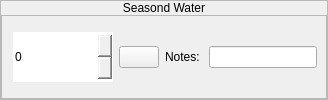
              <widget class="QFrame" name="orderFrame7">
               <property name="sizePolicy">
                <sizepolicy hsizetype="Preferred" vsizetype="Fixed">
                 <horstretch>0</horstretch>
                 <verstretch>0</verstretch>
                </sizepolicy>
               </property>
               <property name="minimumSize">
                <size>
                 <width>0</width>
                 <height>90</height>
                </size>
               </property>
               <property name="frameShape">
                <enum>QFrame::StyledPanel</enum>
               </property>
               <property name="frameShadow">
                <enum>QFrame::Raised</enum>
               </property>
               <layout class="QVBoxLayout" name="verticalLayout_22">
                <property name="spacing">
                 <number>0</number>
                </property>
                <property name="leftMargin">
                 <number>0</number>
                </property>
                <property name="topMargin">
                 <number>0</number>
                </property>
                <property name="rightMargin">
                 <number>0</number>
                </property>
                <property name="bottomMargin">
                 <number>0</number>
                </property>
                <item>
                 <widget class="QLabel" name="order7Label">
                  <property name="sizePolicy">
                   <sizepolicy hsizetype="Preferred" vsizetype="Fixed">
                    <horstretch>0</horstretch>
                    <verstretch>0</verstretch>
                   </sizepolicy>
                  </property>
                  <property name="styleSheet">
                   <string notr="true">font: 20pt &quot;Footlight MT Light&quot;;
color: black;</string>
                  </property>
                  <property name="text">
                   <string>Seasond Water</string>
                  </property>
                  <property name="alignment">
                   <set>Qt::AlignCenter</set>
                  </property>
                 </widget>
                </item>
                <item>
                 <widget class="QFrame" name="order7Btns">
                  <property name="frameShape">
                   <enum>QFrame::StyledPanel</enum>
                  </property>
                  <property name="frameShadow">
                   <enum>QFrame::Raised</enum>
                  </property>
                  <layout class="QHBoxLayout" name="horizontalLayout_22">
                   <property name="leftMargin">
                    <number>11</number>
                   </property>
                   <property name="topMargin">
                    <number>0</number>
                   </property>
                   <property name="bottomMargin">
                    <number>0</number>
                   </property>
                   <item>
                    <widget class="QSpinBox" name="order7Qty">
                     <property name="minimumSize">
                      <size>
                       <width>100</width>
                       <height>50</height>
                      </size>
                     </property>
                     <property name="maximumSize">
                      <size>
                       <width>100</width>
                       <height>16777215</height>
                      </size>
                     </property>
                     <property name="styleSheet">
                      <string notr="true">QSpinBox::up-button {
	image: url(:/icons/iconsImages/1200px-Green-Up-Arrow.svg.png);
}
QSpinBox::down-button {
	image: url(:/icons/iconsImages/1200px-RedDownArrow.svg.png);
}
QSpinBox{
	font: 22pt &quot;Arial&quot;;
	border: none;
}
</string>
                     </property>
                    </widget>
                   </item>
                   <item>
                    <widget class="QPushButton" name="order7CancelBtn">
                     <property name="text">
                      <string/>
                     </property>
                     <property name="icon">
                      <iconset resource="iconsImages.qrc">
                       <normaloff>:/icons/iconsImages/1024px-Black_close_x.svg.png</normaloff>:/icons/iconsImages/1024px-Black_close_x.svg.png</iconset>
                     </property>
                     <property name="iconSize">
                      <size>
                       <width>30</width>
                       <height>30</height>
                      </size>
                     </property>
                    </widget>
                   </item>
                   <item>
                    <widget class="QLabel" name="order7Lbl">
                     <property name="styleSheet">
                      <string notr="true">font: 12pt &quot;Arial&quot;;</string>
                     </property>
                     <property name="text">
                      <string>Notes: </string>
                     </property>
                    </widget>
                   </item>
                   <item>
                    <widget class="QLineEdit" name="order7Notes">
                     <property name="styleSheet">
                      <string notr="true">font: 12pt &quot;Arial&quot;;</string>
                     </property>
                     <property name="text">
                      <string/>
                     </property>
                    </widget>
                   </item>
                  </layout>
                 </widget>
                </item>
               </layout>
              </widget>
